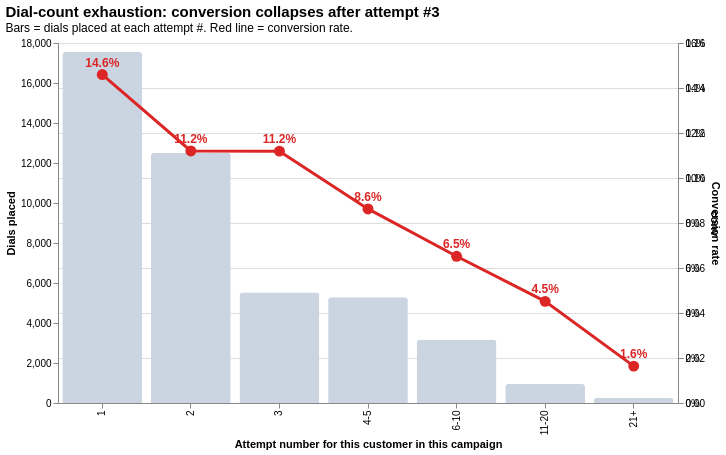

The cell this chart's notebook holds for it:
### Code cell
dose_bars = (
    alt.Chart(dose)
    .mark_bar(color=PALETTE["muted"], cornerRadiusEnd=3)
    .encode(
        x=alt.X("attempts:N", sort=ATTEMPT_ORDER,
                title="Attempt number for this customer in this campaign"),
        y=alt.Y("calls:Q", title="Dials placed", axis=alt.Axis(grid=False)),
        tooltip=["attempts", "calls", "subs",
                 alt.Tooltip("conv:Q", format=".2%", title="Conversion"),
                 alt.Tooltip("min_per_sub:Q", format=".1f",
                             title="Minutes per subscription")],
    )
)
dose_line = (
    alt.Chart(dose)
    .mark_line(
        point=alt.OverlayMarkDef(size=120, filled=True, color=PALETTE["accent"]),
        color=PALETTE["accent"], strokeWidth=3,
    )
    .encode(
        x=alt.X("attempts:N", sort=ATTEMPT_ORDER),
        y=alt.Y("conv:Q", title="Conversion rate",
                axis=alt.Axis(format="%", grid=True)),
    )
)
dose_labels = (
    alt.Chart(dose)
    .mark_text(dy=-12, fontSize=12, fontWeight="bold",
               color=PALETTE["accent"])
    .encode(
        x=alt.X("attempts:N", sort=ATTEMPT_ORDER),
        y="conv:Q",
        text=alt.Text("conv:Q", format=".1%"),
    )
)
dose_chart = (
    alt.layer(dose_bars, dose_line, dose_labels)
    .resolve_scale(y="independent")
    .properties(
        height=360, width=620,
        title=alt.TitleParams(
            "Dial-count exhaustion: conversion collapses after attempt #3",
            subtitle="Bars = dials placed at each attempt #. Red line = conversion rate.",
            fontSize=15, anchor="start",
        ),
    )
)
dose_chart

### Figure 1 — Vega-Lite specification as saved in the notebook (floating-point values rounded to 4 significant figures)
{"$schema": "https://vega.github.io/schema/vega-lite/v6.4.1.json", "config": {"view": {"continuousHeight": 300, "continuousWidth": 300}}, "data": {"name": "data-2b2181e7c05baedd45fed7fd12ae4ca6"}, "datasets": {"data-2b2181e7c05baedd45fed7fd12ae4ca6": [{"attempts": "1", "calls": 17544, "conv": 0.146, "min_per_sub": 29.81, "minutes": 76330.0, "subs": 2561}, {"attempts": "2", "calls": 12505, "conv": 0.112, "min_per_sub": 40.96, "minutes": 57380.0, "subs": 1401}, {"attempts": "3", "calls": 5521, "conv": 0.1119, "min_per_sub": 40.45, "minutes": 25000.0, "subs": 618}, {"attempts": "4-5", "calls": 5286, "conv": 0.08627, "min_per_sub": 47.46, "minutes": 21640.0, "subs": 456}, {"attempts": "6-10", "calls": 3159, "conv": 0.06521, "min_per_sub": 53.74, "minutes": 11070.0, "subs": 206}, {"attempts": "11-20", "calls": 952, "conv": 0.04517, "min_per_sub": 63.14, "minutes": 2715.0, "subs": 43}, {"attempts": "21+", "calls": 244, "conv": 0.01639, "min_per_sub": 98.37, "minutes": 393.5, "subs": 4}]}, "height": 360, "layer": [{"encoding": {"tooltip": [{"field": "attempts", "type": "nominal"}, {"field": "calls", "type": "quantitative"}, {"field": "subs", "type": "quantitative"}, {"field": "conv", "format": ".2%", "title": "Conversion", "type": "quantitative"}, {"field": "min_per_sub", "format": ".1f", "title": "Minutes per subscription", "type": "quantitative"}], "x": {"field": "attempts", "sort": ["1", "2", "3", "4-5", "6-10", "11-20", "21+"], "title": "Attempt number for this customer in this campaign", "type": "nominal"}, "y": {"axis": {"grid": false}, "field": "calls", "title": "Dials placed", "type": "quantitative"}}, "mark": {"color": "#cbd5e1", "cornerRadiusEnd": 3, "type": "bar"}}, {"encoding": {"x": {"field": "attempts", "sort": ["1", "2", "3", "4-5", "6-10", "11-20", "21+"], "type": "nominal"}, "y": {"axis": {"format": "%", "grid": true}, "field": "conv", "title": "Conversion rate", "type": "quantitative"}}, "mark": {"color": "#dc2626", "point": {"color": "#dc2626", "filled": true, "size": 120}, "strokeWidth": 3, "type": "line"}}, {"encoding": {"text": {"field": "conv", "format": ".1%", "type": "quantitative"}, "x": {"field": "attempts", "sort": ["1", "2", "3", "4-5", "6-10", "11-20", "21+"], "type": "nominal"}, "y": {"field": "conv", "type": "quantitative"}}, "mark": {"color": "#dc2626", "dy": -12, "fontSize": 12, "fontWeight": "bold", "type": "text"}}], "resolve": {"scale": {"y": "independent"}}, "title": {"anchor": "start", "fontSize": 15, "subtitle": "Bars = dials placed at each attempt #. Red line = conversion rate.", "text": "Dial-count exhaustion: conversion collapses after attempt #3"}, "usermeta": {"embedOptions": {}}, "width": 620}
